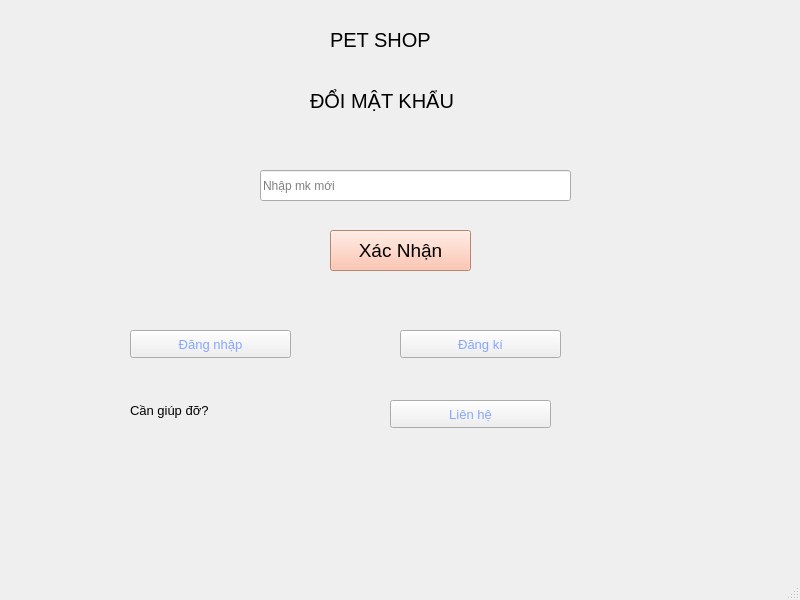
<?xml version="1.0" encoding="UTF-8"?>
<ui version="4.0">
 <class>MainWindow</class>
 <widget class="QMainWindow" name="MainWindow">
  <property name="geometry">
   <rect>
    <x>0</x>
    <y>0</y>
    <width>800</width>
    <height>600</height>
   </rect>
  </property>
  <property name="windowTitle">
   <string>MainWindow</string>
  </property>
  <widget class="QWidget" name="centralwidget">
   <widget class="QLabel" name="label_2">
    <property name="geometry">
     <rect>
      <x>0</x>
      <y>0</y>
      <width>151</width>
      <height>151</height>
     </rect>
    </property>
    <property name="styleSheet">
     <string notr="true">background-repeat: no-repeat;
background-position: center;
</string>
    </property>
    <property name="text">
     <string/>
    </property>
    <property name="pixmap">
     <pixmap resource="k.qrc">:/newPrefix/Downloads/spa.jpg</pixmap>
    </property>
    <property name="scaledContents">
     <bool>true</bool>
    </property>
   </widget>
   <widget class="QLabel" name="label_6">
    <property name="geometry">
     <rect>
      <x>330</x>
      <y>30</y>
      <width>271</width>
      <height>20</height>
     </rect>
    </property>
    <property name="styleSheet">
     <string notr="true">font-size:15pt;</string>
    </property>
    <property name="text">
     <string>PET SHOP</string>
    </property>
   </widget>
   <widget class="QLabel" name="label_5">
    <property name="geometry">
     <rect>
      <x>310</x>
      <y>70</y>
      <width>321</width>
      <height>61</height>
     </rect>
    </property>
    <property name="styleSheet">
     <string notr="true">font-size:15pt;</string>
    </property>
    <property name="text">
     <string>ĐỔI MẬT KHẨU</string>
    </property>
   </widget>
   <widget class="QLineEdit" name="txtEmail">
    <property name="geometry">
     <rect>
      <x>260</x>
      <y>170</y>
      <width>311</width>
      <height>31</height>
     </rect>
    </property>
    <property name="styleSheet">
     <string notr="true">font-size:14pt;
QLineEdit {
    color: #A0A0A0; /* Màu xám nhạt */
}
QLineEdit::placeholder {
    color: red; /* Màu bạn muốn cho placeholder */
}</string>
    </property>
    <property name="placeholderText">
     <string>Nhập mk mới</string>
    </property>
   </widget>
   <widget class="QPushButton" name="btnreset">
    <property name="geometry">
     <rect>
      <x>330</x>
      <y>230</y>
      <width>141</width>
      <height>41</height>
     </rect>
    </property>
    <property name="styleSheet">
     <string notr="true">background-color: rgb(255, 184, 156); font-size:14pt</string>
    </property>
    <property name="text">
     <string>Xác Nhận</string>
    </property>
   </widget>
   <widget class="QPushButton" name="btnRegister2">
    <property name="geometry">
     <rect>
      <x>130</x>
      <y>330</y>
      <width>161</width>
      <height>28</height>
     </rect>
    </property>
    <property name="styleSheet">
     <string notr="true">color:rgb(134, 166, 255); font-size:10pt;</string>
    </property>
    <property name="text">
     <string>Đăng nhập</string>
    </property>
   </widget>
   <widget class="QPushButton" name="btnRegister3">
    <property name="geometry">
     <rect>
      <x>400</x>
      <y>330</y>
      <width>161</width>
      <height>28</height>
     </rect>
    </property>
    <property name="styleSheet">
     <string notr="true">color:rgb(134, 166, 255); font-size:10pt;</string>
    </property>
    <property name="text">
     <string>Đăng kí</string>
    </property>
   </widget>
   <widget class="QLabel" name="label_4">
    <property name="geometry">
     <rect>
      <x>130</x>
      <y>400</y>
      <width>161</width>
      <height>20</height>
     </rect>
    </property>
    <property name="styleSheet">
     <string notr="true">font-size:10pt;</string>
    </property>
    <property name="text">
     <string>Cần giúp đỡ?</string>
    </property>
   </widget>
   <widget class="QPushButton" name="btnRegister">
    <property name="geometry">
     <rect>
      <x>390</x>
      <y>400</y>
      <width>161</width>
      <height>28</height>
     </rect>
    </property>
    <property name="styleSheet">
     <string notr="true">color:rgb(134, 166, 255); font-size:10pt;</string>
    </property>
    <property name="text">
     <string>Liên hệ</string>
    </property>
   </widget>
   <widget class="QLabel" name="label_7">
    <property name="geometry">
     <rect>
      <x>0</x>
      <y>0</y>
      <width>841</width>
      <height>591</height>
     </rect>
    </property>
    <property name="text">
     <string/>
    </property>
    <property name="pixmap">
     <pixmap>../../../Downloads/blob-scene-haikei.png</pixmap>
    </property>
    <property name="scaledContents">
     <bool>true</bool>
    </property>
   </widget>
   <zorder>label_7</zorder>
   <zorder>label_2</zorder>
   <zorder>label_6</zorder>
   <zorder>label_5</zorder>
   <zorder>txtEmail</zorder>
   <zorder>btnreset</zorder>
   <zorder>btnRegister2</zorder>
   <zorder>btnRegister3</zorder>
   <zorder>label_4</zorder>
   <zorder>btnRegister</zorder>
  </widget>
  <widget class="QMenuBar" name="menubar">
   <property name="geometry">
    <rect>
     <x>0</x>
     <y>0</y>
     <width>800</width>
     <height>26</height>
    </rect>
   </property>
  </widget>
  <widget class="QStatusBar" name="statusbar"/>
 </widget>
 <resources>
  <include location="k.qrc"/>
  <include location="../../../../../Program Files (x86)/Qt Designer/k.qrc"/>
 </resources>
 <connections/>
</ui>
